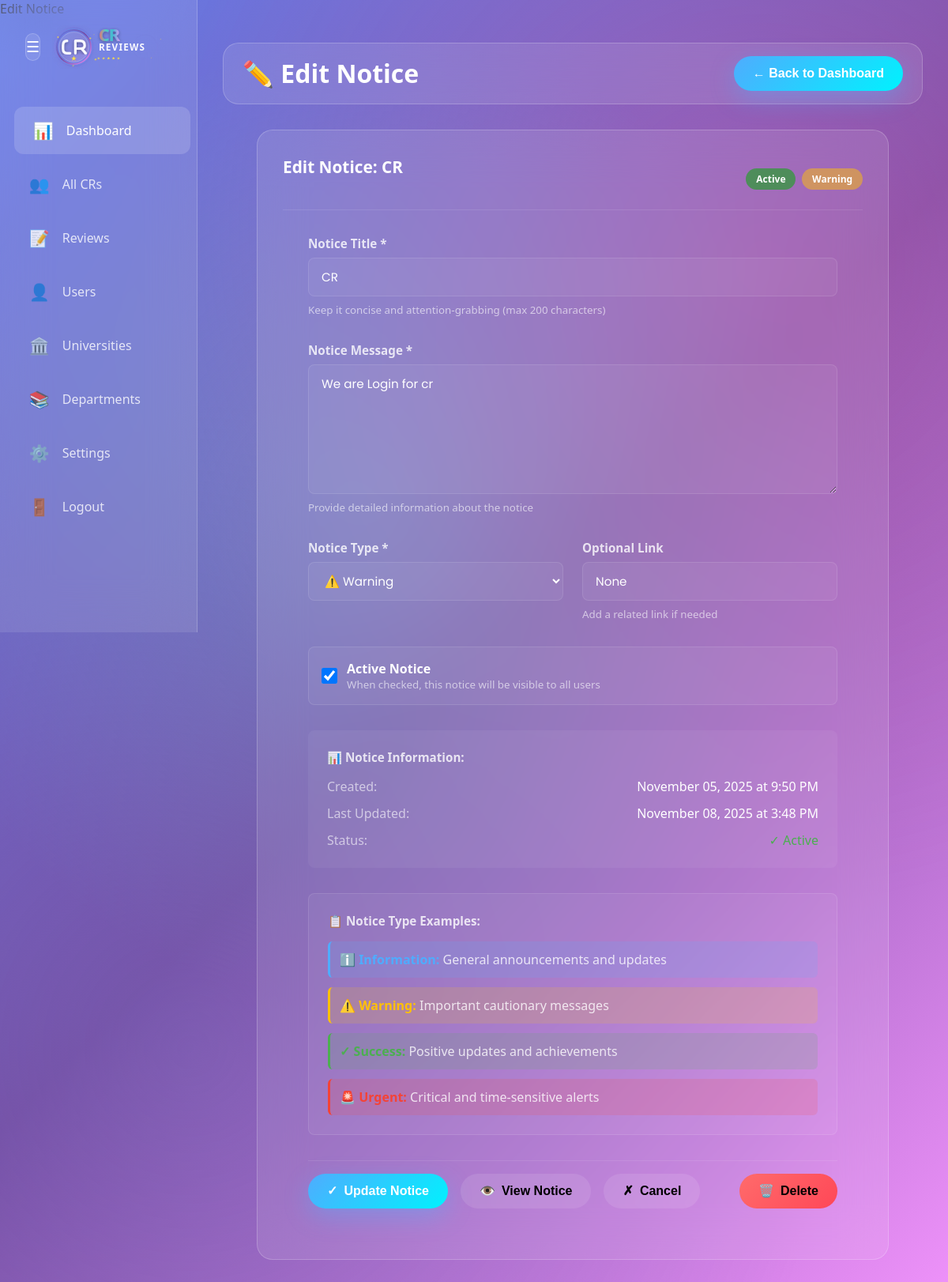
Page /admin_dashboard/notice/edit/1/ (signed in) on the committed database.
### admin_dashboard/models.py (models this page shows, shortened)
class Notice(models.Model):
    title = models.CharField(max_length=200)
    message = models.TextField()
    is_active = models.BooleanField(default=True)
    link = models.URLField(blank=True, null=True, help_text="Optional link for the notice")
    NOTICE_TYPES = [
        ('info', 'Information'),
        ('warning', 'Warning'),
        ('success', 'Success'),
        ('urgent', 'Urgent'),
    ]
    notice_type = models.CharField(max_length=20, choices=NOTICE_TYPES, default='info')
    created_at = models.DateTimeField(auto_now_add=True)
    updated_at = models.DateTimeField(auto_now=True)
    class Meta:
        ordering = ['-created_at']
        verbose_name = 'Notice'
        verbose_name_plural = 'Notices'

### admin_dashboard/views.py (the view, shortened to what this page needs)
# urls.py: path('admin_dashboard/notice/edit/<int:pk>/', edit_notice, name='edit_notice'),
@staff_member_required
def edit_notice(request, pk):
    notice = get_object_or_404(Notice, pk=pk)
    context = {'notice': notice,
               'title': f'Edit Notice: {notice.title}',
               }
    return render(request, 'admin_dashboard/edit_notice.html', context)

### templates/admin_dashboard/edit_notice.html (shortened to what this page needs)
{% load static %}
{% block content %}
<link rel="stylesheet" href="{% static 'style.css' %}">
<link rel="stylesheet" href="{% static 'admin_dashboard/admin_dashboard.css' %}">
<div class="dashboard-container1">
    {% include 'admin_dashboard/sidebar.html' %}
    <main class="main-content1">
        <div class="top-bar1">
            <h1 class="page-title1">✏️ Edit Notice</h1>
            <button class="btn1 btn-primary1" onclick="window.location.href='{% url 'admin_dashboard' %}'">
                <span>← Back to Dashboard</span>
            </button>
        </div>
        <div class="dashboard-card1" style="max-width: 800px; margin: 2rem auto;">
            <div class="card-header1" style="border-bottom: 1px solid rgba(255,255,255,0.1); padding-bottom: 1rem; margin-bottom: 2rem;">
                <h2 class="card-title1">Edit Notice: {{ notice.title }}</h2>
                <div style="display: flex; gap: 0.5rem; margin-top: 0.5rem;">
                    {% if notice.is_active %}
                        <span class="badge1 approved">Active</span>
                    {% else %}
                        <span class="badge1 rejected">Inactive</span>
                    {% endif %}
                    <span class="badge1 {% if notice.notice_type == 'urgent' %}rejected{% elif notice.notice_type == 'success' %}approved{% else %}pending{% endif %}">
                        {{ notice.get_notice_type_display }}
                    </span>
                </div>
            </div>
            <form method="POST" style="padding: 0 2rem 2rem 2rem;">
                <div style="display: grid; gap: 2rem;">
                    <div>
                        <label class="form-label1">Notice Title *</label>
                        <input type="text" name="title" required class="form-input1"
                               value="{{ notice.title }}"
                               placeholder="Enter a clear, descriptive title"
                               maxlength="200" autofocus>
                        <small style="color: rgba(255,255,255,0.6); display: block; margin-top: 0.5rem;">
                            Keep it concise and attention-grabbing (max 200 characters)
                        </small>
                    </div>
                    <div>
                        <label class="form-label1">Notice Message *</label>
                        <textarea name="message" required rows="6" class="form-input1"
                                  placeholder="Enter the full notice message...">{{ notice.message }}</textarea>
                        <small style="color: rgba(255,255,255,0.6); display: block; margin-top: 0.5rem;">
                            Provide detailed information about the notice
                        </small>
                    </div>
                    <div style="display: grid; grid-template-columns: 1fr 1fr; gap: 1.5rem;">
                        <div>
                            <label class="form-label1">Notice Type *</label>
                            <select name="notice_type" required class="form-input1" id="noticeType">
                                <option value="warning" {% if notice.notice_type == 'warning' %}selected{% endif %}>⚠️ Warning</option>
                            </select>
                        </div>
                        <div>
                            <label class="form-label1">Optional Link</label>
                            <input type="url" name="link" class="form-input1"
                                   value="{{ notice.link }}"
                                   placeholder="https://example.com">
                            <small style="color: rgba(255,255,255,0.6); display: block; margin-top: 0.5rem;">
                                Add a related link if needed
                            </small>
                        </div>
                    </div>
                    <div>
                        <label style="display: flex; align-items: center; gap: 0.75rem; cursor: pointer;
                                      padding: 1rem; background: rgba(255,255,255,0.05); border-radius: 8px;
                                      border: 1px solid rgba(255,255,255,0.1); transition: all 0.3s;">
                            <input type="checkbox" name="is_active" {% if notice.is_active %}checked{% endif %}
                                   style="width: 20px; height: 20px; cursor: pointer;">
                            <div>
                                <span style="color: white; font-weight: 600; display: block;">Active Notice</span>
                                <small style="color: rgba(255,255,255,0.6);">
                                    When checked, this notice will be visible to all users
                                </small>
                            </div>
                        </label>
                    </div>
                    <div style="background: rgba(255,255,255,0.05); padding: 1.5rem; border-radius: 8px;">
                        <h4 style="color: rgba(255,255,255,0.8); margin-bottom: 1rem; font-size: 0.95rem;">
                            📊 Notice Information:
                        </h4>
                        <div style="display: grid; gap: 0.75rem;">
                            <div style="display: flex; justify-content: space-between;">
                                <span style="color: rgba(255,255,255,0.6);">Created:</span>
                                <span style="color: white;">{{ notice.created_at|date:"F d, Y" }} at {{ notice.created_at|time:"g:i A" }}</span>
                            </div>
                            <div style="display: flex; justify-content: space-between;">
                                <span style="color: rgba(255,255,255,0.6);">Last Updated:</span>
                                <span style="color: white;">{{ notice.updated_at|date:"F d, Y" }} at {{ notice.updated_at|time:"g:i A" }}</span>
                            </div>
                            <div style="display: flex; justify-content: space-between;">
                                <span style="color: rgba(255,255,255,0.6);">Status:</span>
                                <span style="color: {% if notice.is_active %}#4CAF50{% else %}#FF6B6B{% endif %};">
                                    {% if notice.is_active %}✓ Active{% else %}✗ Inactive{% endif %}
                                </span>
                            </div>
                        </div>
                    </div>
                    <div style="background: rgba(255,255,255,0.05); padding: 1.5rem; border-radius: 8px;
                                border: 1px solid rgba(255,255,255,0.1);">
                        <h4 style="color: rgba(255,255,255,0.8); margin-bottom: 1rem; font-size: 0.95rem;">
                            📋 Notice Type Examples:
                        </h4>
                        <div style="display: grid; gap: 0.75rem;">
                            <div style="padding: 0.75rem; background: rgba(79, 172, 254, 0.15); border-radius: 6px;
                                        border-left: 3px solid #4FACFE;">
                                <strong style="color: #4FACFE;">ℹ️ Information:</strong>
                                <span style="color: rgba(255,255,255,0.8);"> General announcements and updates</span>
                            </div>
                            <div style="padding: 0.75rem; background: rgba(255, 193, 7, 0.15); border-radius: 6px;
                                        border-left: 3px solid #FFC107;">
                                <strong style="color: #FFC107;">⚠️ Warning:</strong>
                                <span style="color: rgba(255,255,255,0.8);"> Important cautionary messages</span>
                            </div>
                            <div style="padding: 0.75rem; background: rgba(76, 175, 80, 0.15); border-radius: 6px;
                                        border-left: 3px solid #4CAF50;">
                                <strong style="color: #4CAF50;">✓ Success:</strong>
                                <span style="color: rgba(255,255,255,0.8);"> Positive updates and achievements</span>
                            </div>
                            <div style="padding: 0.75rem; background: rgba(244, 67, 54, 0.15); border-radius: 6px;
                                        border-left: 3px solid #F44336;">
                                <strong style="color: #F44336;">🚨 Urgent:</strong>
                                <span style="color: rgba(255,255,255,0.8);"> Critical and time-sensitive alerts</span>
                            </div>
                        </div>
                    </div>
                    <div style="display: flex; gap: 1rem; padding-top: 1rem; border-top: 1px solid rgba(255,255,255,0.1);">
                        <button type="submit" class="btn1 btn-primary1">
                            <span>✓</span>
                            <span>Update Notice</span>
                        </button>
                        <button type="button" class="btn1" onclick="window.location.href='{% url 'view_notice' notice.pk %}'"
                                style="background: rgba(255,255,255,0.1);">
                            <span>👁️</span>
                            <span>View Notice</span>
                        </button>
                        <button type="button" class="btn1" onclick="window.location.href='{% url 'admin_dashboard' %}'"
                                style="background: rgba(255,255,255,0.1);">
                            <span>✗</span>
                            <span>Cancel</span>
                        </button>
                        <button type="button" class="btn1"
                                onclick="if(confirm('Are you sure you want to delete this notice?')) window.location.href='{% url 'delete_notice' notice.pk %}'"
                                style="background: linear-gradient(135deg, #FF6B6B, #FF4757); margin-left: auto;">
                            <span>🗑️</span>
                            <span>Delete</span>
                        </button>
                    </div>
                </div>
            </form>
        </div>
    </main>
</div>
{% endblock content %}

### static/style.css (style rules this page uses)
* { margin: 0; padding: 0; box-sizing: border-box; }
.card-title1 { color: white; font-size: 1.2rem; font-weight: 700; margin-bottom: 1.5rem; display: flex; align-items: center; gap: 0.8rem; }

### static/admin_dashboard/admin_dashboard.css (style rules this page uses)
.dashboard-container1 { display: flex; min-height: 100vh; width: 100%; }
.main-content1 { flex: 1; margin-left: 250px; padding: 2rem; transition: all 0.3s ease; width: calc(100% - 280px); min-height: 100vh; }
.top-bar1 { display: flex; justify-content: space-between; align-items: center; margin-bottom: 2rem; background: rgba(255, 255, 255, 0.1); backdrop-filter: blur(30px); padding: 1rem 1.5rem; border-radius: 20px; border: 1px solid rgba(255, 255, 255, 0.2); flex-wrap: wrap; gap: 1rem; }
.page-title1 { color: white; font-size: 2rem; font-weight: 700; }
.btn1 { padding: 0.8rem 1.5rem; border-radius: 50px; border: none; cursor: pointer; font-weight: 600; transition: all 0.3s ease; display: inline-flex; align-items: center; gap: 0.5rem; font-size: 1rem; }
.btn-primary1 { background: linear-gradient(135deg, #4facfe, #00f2fe); color: white; box-shadow: 0 10px 30px rgba(79, 172, 254, 0.4); }
.dashboard-card1 { background: rgba(255, 255, 255, 0.1); backdrop-filter: blur(30px); border-radius: 20px; padding: 2rem; border: 1px solid rgba(255, 255, 255, 0.2); margin-bottom: 2rem; }
.card-header1 { display: flex; justify-content: space-between; align-items: center; margin-bottom: 2rem; flex-wrap: wrap; gap: 1rem; }
.card-title1 { color: white; font-size: 1.3rem; font-weight: 700; }
.badge1 { padding: 0.3rem 0.8rem; border-radius: 50px; font-size: 0.75rem; font-weight: 600; }
.badge1.pending { background: rgba(255, 193, 7, 0.49); color: #ffffff; }
.badge1.approved { background: rgba(31, 161, 35, 0.635); color: #ffffff; }
.form-input1 { width: 100%; padding: 0.8rem 1.5rem; color: black; border-radius: 12px; border: 1px solid rgba(255, 255, 255, 0.2); background: rgba(255, 255, 255, 0.05); font-family: 'Poppins', sans-serif; }
.form-input1::placeholder { color: rgba(255, 255, 255, 0.5); }
.form-label1 { color: rgba(255, 255, 255, 0.8); display: block; margin-bottom: 0.5rem; font-weight: 500; }

### templates/admin_dashboard/edit_notice.html (style rules this page uses)
.form-label1 { display: block; color: rgba(255,255,255,0.8); font-weight: 600; margin-bottom: 0.5rem; font-size: 0.95rem; }
.form-input1 { width: 100%; padding: 0.75rem 1rem; background: rgba(255,255,255,0.05); border: 1px solid rgba(255,255,255,0.1); border-radius: 8px; color: white; font-size: 0.95rem; transition: all 0.3s; }
.form-input1::placeholder { color: rgba(255,255,255,0.4); }
textarea.form-input1 { resize: vertical; min-height: 120px; }
select.form-input1 { cursor: pointer; }

### rows in the picture
Notice: title "CR", notice_type "Warning", message "We are Login for cr", notice_type "⚠️ Warning", link "None", is_active "☑", created_at "November 05, 2025", created_at "9:50 PM", updated_at "November 08, 2025", updated_at "3:48 PM"
